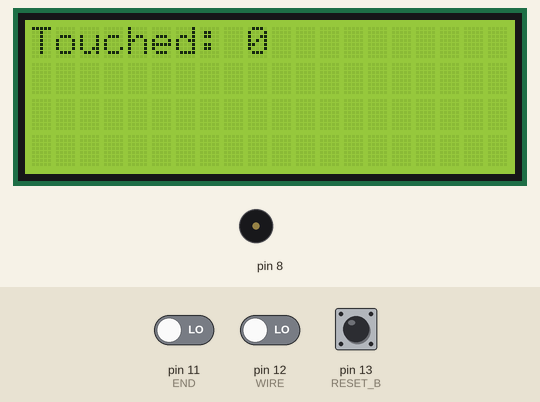
This sketch was run on a simulated Arduino Uno, built with avr-gcc and run on an emulated ATmega328P. Parts: 20×4 character LCD, buzzer (waves = sounding). The test bench sets the inputs (shaded band); at power-on: pin 12 (WIRE) LOW, pin 13 (RESET_B) LOW, pin 11 (END) LOW. What the sketch prints to the serial monitor is not drawn.

Above: at 1.2 s.
1.3 s: pin 12 (WIRE) driven HIGH
At 1.8 s:
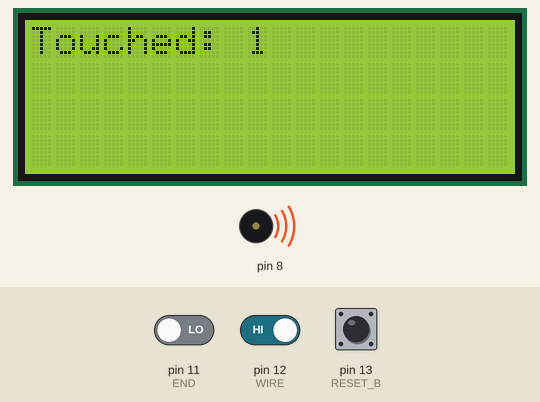
2.8 s: pin 13 (RESET_B) pulled HIGH for 0.15 s
At 4.1 s:
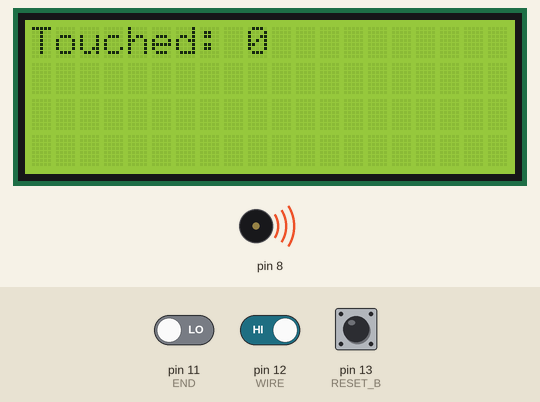
4.4 s: pin 13 (RESET_B) pulled HIGH for 3.2 s
9.1 s: pin 12 (WIRE) driven LOW
At 10.0 s:
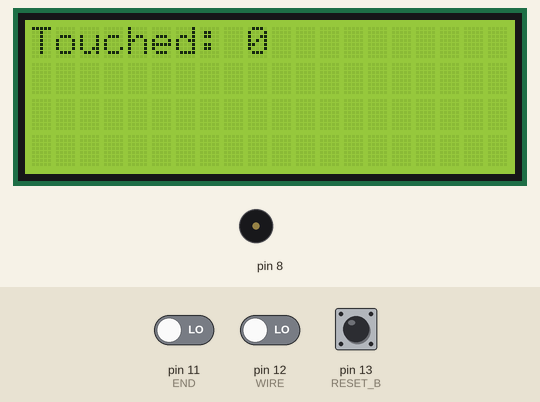
10.6 s: pin 12 (WIRE) driven HIGH and pin 13 (RESET_B) driven HIGH
At 11.2 s:
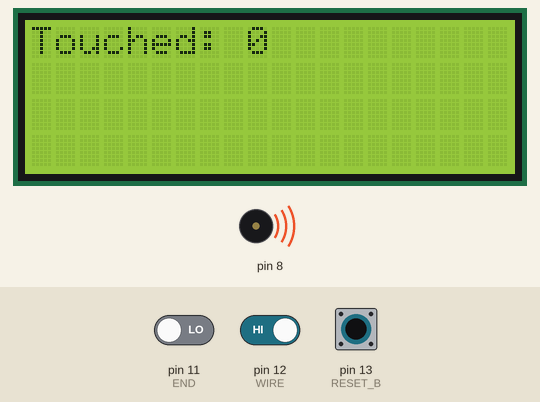
13.6 s: pin 12 (WIRE) driven LOW
Timing chart, 0 to 16.6 s (numbered marks = the images above; inputs shaded):
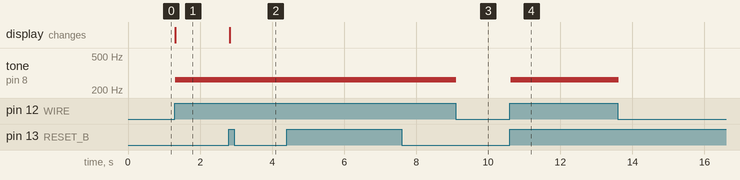

Measured:
- after the input at 1.3 s, tone on pin 8: silent → 262 Hz at once; the display: changes at once (image 1)
- after the input at 2.8 s, the display: changes at once (image 2)
- after the input at 9.1 s, tone on pin 8: 262 Hz → silent at once
- after the input at 10.6 s, tone on pin 8: silent → 262 Hz at once

The sketch:

wiregame.ino
```cpp
#include <Wire.h>
#include <LiquidCrystal_I2C.h>

#define WIRE 12    //WIRE that user holds
#define RESET_B 13  //RESET Button
#define END 11      //The sensor at the end of the game


LiquidCrystal_I2C lcd(0x27,20,4);


int score = 0;
int state = 0;      //1 if the STICK touch the WIRE, use to prevent the score from increasing due to prolong contact
void setup() {
  // put your setup code here, to run once:
  pinMode(WIRE, INPUT);
  pinMode(RESET_B, INPUT_PULLUP);
  pinMode(END, INPUT);
  Serial.begin(9600);
  digitalWrite(WIRE, 0);
  digitalWrite(RESET_B, 0);
  digitalWrite(END, 0);

  lcd.init();
  lcd.backlight();
  displayScore(0);
}

void displayScore(int score){
  String s="Touched: ";
  s=s+score;
  lcd.setCursor(0,0);
  lcd.clear();
  lcd.print(s);
}

void loop() {
  // put your main code here, to run repeatedly:
  int wire = digitalRead(WIRE);
  int end_reached = digitalRead(END);
  int reset_triggered = digitalRead(13);
  Serial.println(wire);

  if(wire == HIGH && state == 0){ //If touch the wire
    score = score + 1;
    state = 1;
    displayScore(score);
  }else if (wire==HIGH && state ==1){
    tone(8, 262, 10);
  }else if (wire == LOW){
    state = 0;
  }

  if(reset_triggered){
    score = 0;
    displayScore(score);
  }

  /*
  Serial.print("Score ");
  Serial.print(score);
  Serial.print(" State: ");
  Serial.print(state);
  Serial.print(" End:");
  Serial.println(end_reached);
  */
}
```
